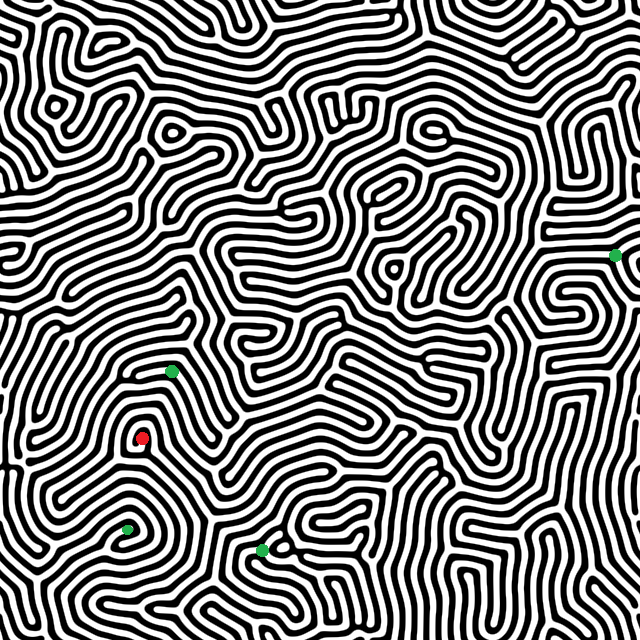
#> input picture Turing.png, 640 x 640 px, found by its file name
$ python Lab1.py
#> lines starting #> are read from the running program, lines starting #| are printed output that depends on the picture; after the words box and inside, x2 and y2 are one past the last pixel; in counts of white or black regions, pixels touching at a corner belong together
from PIL import Image
from collections import deque as queue

start = [];
end = [];

def pixelate(input_file_path, output_file_path, pixel_size):
#> called with input_file_path = 'InteligenciaArtificial\\Lab 1\\Turing.png', pixel_size = 4
    threshold = 127
    red = True;
    image = Image.open(input_file_path)
#> image is the input picture: PIL image 640x640 RGBA; mean R, G, B, A 127.2, 127.3, 127.2, 255
    print(image.size)
#| (640, 640)
    image = image.resize(
        (image.size[0] // pixel_size, image.size[1] // pixel_size),
        Image.NEAREST
    )
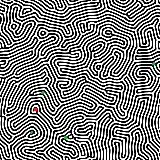
#> image: PIL image 160x160 RGBA; mean R, G, B, A 127.5, 127.6, 127.5, 255
    print(image.size)
#| (160, 160)
    image = image.convert("RGB")
#> image: PIL image 160x160 RGB
    r,g,b = image.split()
    r = r.point(lambda x: 255 * (x > threshold))
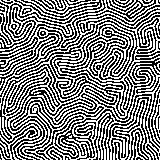
#> r: PIL image 160x160 L; 50% white in thin lines or dots
    g = g.point(lambda x: 255 * (x > threshold))
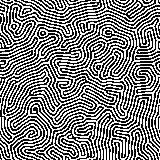
#> g: PIL image 160x160 L; 50.1% white; black in thin lines or dots
    b = b.point(lambda x: 255 * (x > threshold))
#> b: PIL image 160x160 L; 49.9% white in thin lines or dots
    image = Image.merge("RGB", (r,g,b))
    width, height = image.size
#> width = 160; height = 160
    for x in range(width):
        for y in range(height):
            pixel = image.getpixel((x, y))
            if pixel[1] > threshold and pixel[0] < threshold and pixel[2] < threshold:
                end.append((x,y))
            if red and pixel[0] > threshold and pixel[1] < threshold and pixel[2] < threshold:
                red = False;
                image.putpixel((x,y),(255,0,0))
                start.append((x,y));
            elif not red and pixel[0] > threshold and pixel[1] < threshold and pixel[2] < threshold:
                image.putpixel((x,y), (255,255,255))
#> after the loop, end = 32 pairs, first value 30 to 154, second value 62 to 138; red = False; start = [(34, 108)]

    image = image.resize(
        (image.size[0] * pixel_size, image.size[1] * pixel_size),
        Image.NEAREST
    )
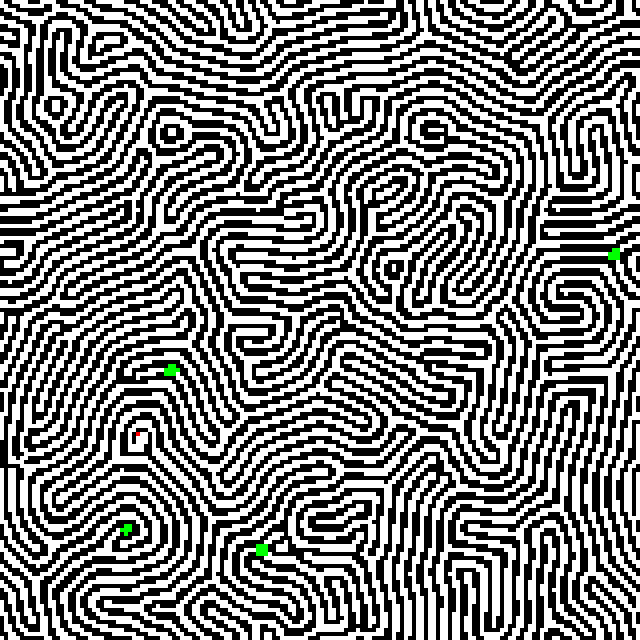
#> image: PIL image 640x640 RGB; mean R, G, B 127.5, 127.8, 127.5
    image.save(output_file_path)


dRow = [ -1, 0, 1, 0]
dCol = [ 0, 1, 0, -1]

def isValid(vis, row, col):

    if (row < 0 or col < 0 or row >= width or col >= height):
        return False

    if (vis[row][col]):
        return False

    if (grid[col][row] == (0,0,0)):
        return False

    return True

if __name__ == '__main__':
    newta = 4;
   #Crea la imagen y muestra el inicio
    pixelate("InteligenciaArtificial\Lab 1\Turing.png", "InteligenciaArtificial\Lab 1\TuringConverted.png", newta);
    #pixelate("InteligenciaArtificial\Lab 1\Lab1.bmp", "InteligenciaArtificial\Lab 1\Lab1Converted.png", newta);

    print(start, end);
#> (printed output is left out)

    # Cargar la imagen
    img = Image.open("InteligenciaArtificial\Lab 1\TuringConverted.png")
    img = img.resize(
            (img.size[0] // newta, img.size[1] // newta),
            Image.NEAREST
        )

    # Obtener los datos de los pixeles en forma de un array 2D
    pixel_data = list(img.getdata())
#> pixel_data = 25600 items

    width, height = img.size
#> width = 160; height = 160
    pixel_data = [pixel_data[i * width:(i + 1) * width] for i in range(height)]
#> pixel_data = 160 items
    grid = pixel_data
#> grid = 160 items

    vis = [[ False for i in range(width)] for i in range(height)]
    path = [[ [] for i in range(width)] for i in range(height)]

    q = queue()

    q.append((start[0][0], start[0][1]))
    vis[start[0][0]][start[0][1]] = True

    while (len(q) > 0):
        cell = q.popleft()
        x = cell[0]
        y = cell[1]

        if (grid[y][x] == (0,255,0)):
            print('encontrado')
            dat = grid[x][y]
            finy, finx = y, x;
            print(x,y, dat)
            break

        for i in range(4):
            adjx = x + dRow[i]
            adjy = y + dCol[i]
            if (isValid(vis, adjx, adjy)):
                if path[adjx][adjy]==[]:
                    path[adjx][adjy]=[x,y]
                q.append((adjx, adjy))
                # img.putpixel((adjx,adjy), (125,0,125))
                vis[adjx][adjy] = True
#> this loop made 1193 passes
#> dat on pass 1193: (255, 255, 255)
#| 152 63 (255, 255, 255)
#> after the loop, path = 160 items; vis = 160 items


    final = True;
    completa = []
    while final:
        try:
            completa.append(path[finx][finy]);
            img.putpixel((finx,finy), (125,0,125))
            finx = path[finx][finy][0]
            finy = path[finx][finy][1]
        except:
            final = False;
#> this loop made 247 passes
#> (finx, finy) on passes 1 to 3: (151, 63), (150, 63), (149, 63)
#> after the loop, completa = 247 items, first 6: [151, 63], [150, 63], [149, 63], [148, 63], [147, 63], [146, 63]

    img.save("InteligenciaArtificial\Lab 1\Result.png")

$ run again, with lab1.bmp saved as Turing.png
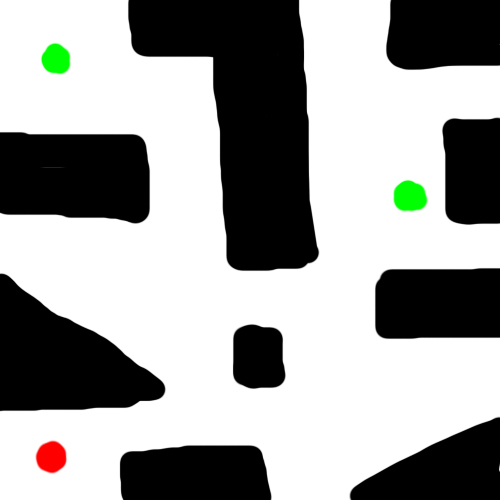
#> input picture lab1.bmp, 500 x 500 px, found by its file name
#> in pixelate, image is the input picture: PIL image 500x500 RGB; mean R, G, B 157.7, 158.4, 156.9
#| (500, 500)
#| (125, 125)
#> in pixelate, `r = r.point(lambda x: 255 * (x > threshold))`:
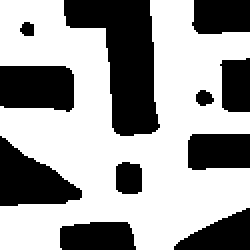
#> r: PIL image 125x125 L (shown 2 times larger); 61.6% white; 11 black regions, largest, box (x1, y1, x2, y2) and area: (32, 0, 80, 68) 1793, (0, 68, 41, 103) 825, (0, 33, 37, 56) 778
#> in pixelate, `b = b.point(lambda x: 255 * (x > threshold))`:
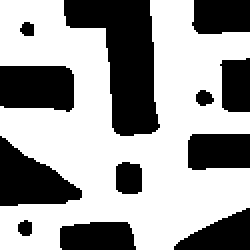
#> b: PIL image 125x125 L (shown 2 times larger); 61.3% white; 12 black regions, largest, box (x1, y1, x2, y2) and area: (32, 0, 80, 68) 1793, (0, 68, 41, 103) 825, (0, 33, 37, 56) 778
#> after the loop in pixelate, `for x in range(width):`: end = 93 pairs, first value 10 to 106, second value 11 to 52; red = False; start = [(9, 112)]
#> (printed output is left out)
#> `pixel_data = list(img.getdata())`: pixel_data = 15625 items, first 6: (255, 255, 255), (255, 255, 255), (255, 255, 255), (255, 255, 255), (255, 255, 255), (255, 255, 255)
#> `pixel_data = [pixel_data[i * width:(i + 1) * width] for i in range(hei..`: pixel_data = 125 items
#> the loop `while final:` made 146 passes
#> (finx, finy) on passes 1 to 8: (100, 53), (100, 54), (100, 55), (100, 56), (100, 57), (100, 58), (100, 59), (100, 60)
#> after the loop `while final:`: completa = 146 pairs, first value 9 to 100, second value 53 to 112
